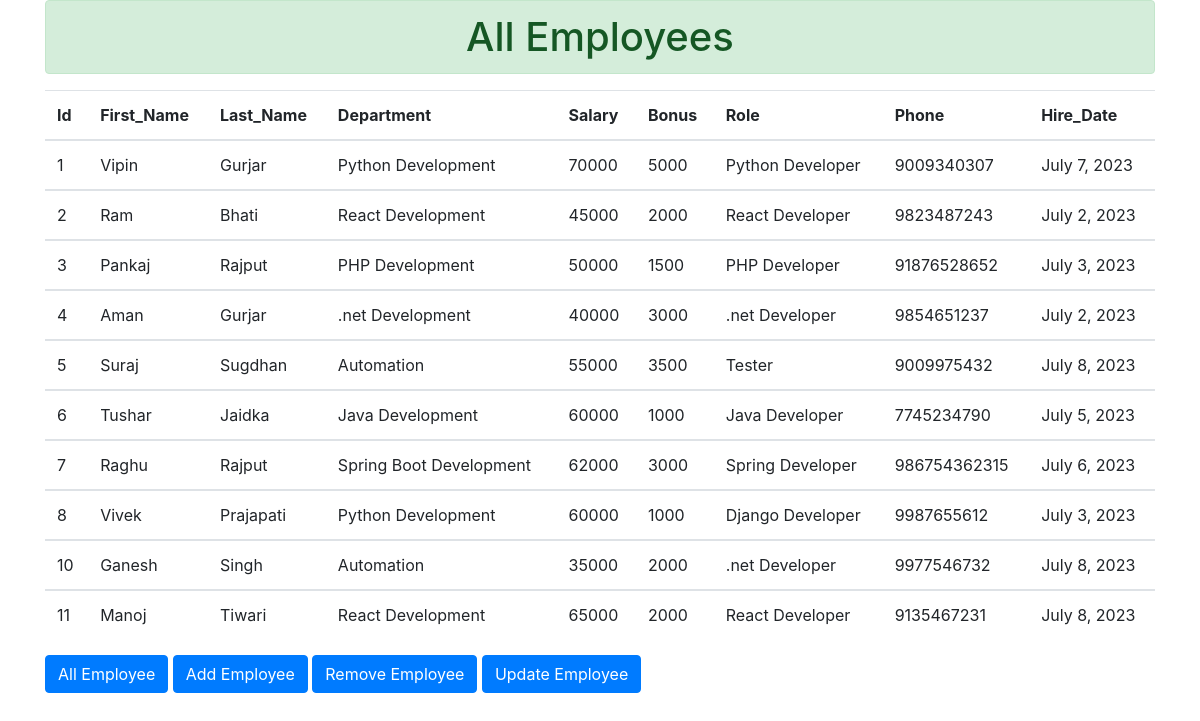
The app's page /all_emp with its own data.
### Employee_Management/emp_app/models.py (models this page shows, shortened)
class Employee(models.Model):
    first_name=models.CharField(max_length=100, null=False)
    last_name=models.CharField(max_length=100)
    dept=models.ForeignKey(Department, on_delete=models.CASCADE)
    salary=models.IntegerField(default=0)
    bonus=models.IntegerField(default=0)
    role=models.ForeignKey(Role, on_delete=models.CASCADE)
    phone=models.IntegerField(default=0)
    hire_date=models.DateField()

class Department(models.Model):
    name=models.CharField(max_length=100, null=False)
    location=models.CharField(max_length=100)
    def __str__(self):
        return self.name

class Role(models.Model):
    name=models.CharField(max_length=100, null=False)
    def __str__(self):
        return self.name

### Employee_Management/emp_app/views.py (the view)
# urls.py: path('all_emp',views.all_emp, name='all_emp'),
def all_emp(requests):
    emps=Employee.objects.all()
    context={
    'emps': emps
    }
    return render(requests,'all_emp.html',context)

### Employee_Management/emp_app/templates/all_emp.html (shortened to what this page needs)
<!doctype html>
<html lang="en">
  <head>
    <link rel="stylesheet" href="https://cdn.jsdelivr.net/npm/bootstrap@4.3.1/dist/css/bootstrap.min.css">
  </head>
  <body>
       <div class="container">
        <h1 class="alert alert-success text-center">All Employees</h1>
            <table class="table table-hover">
  <thead>
    <tr>
      <th scope="col">Id</th>
      <th scope="col">First_Name</th>
      <th scope="col">Last_Name</th>
      <th scope="col">Department</th>
      <th scope="col">Salary</th>
      <th scope="col">Bonus</th>
      <th scope="col">Role</th>
      <th scope="col">Phone</th>
      <th scope="col">Hire_Date</th>
    </tr>
  </thead>
{% for emp in emps %}
<tbody>
   <tr>
      <td>{{emp.id}}</td>
      <td>{{emp.first_name}}</td>
      <td>{{emp.last_name}}</td>
      <td>{{emp.dept}}</td>
      <td>{{emp.salary}}</td>
      <td>{{emp.bonus}}</td>
      <td>{{emp.role}}</td>
      <td>{{emp.phone}}</td>
      <td>{{emp.hire_date}}</td>
     </tr>
 </tbody>
{% endfor %}
</table>
        <a class="btn btn-primary" href="/all_emp" role="button">All Employee</a>
        <a class="btn btn-primary" href="/add_emp" role="button">Add Employee</a>
        <a class="btn btn-primary" href="/remove_emp" role="button">Remove Employee</a>
        <a class="btn btn-primary" href="/update_emp" role="button">Update Employee</a>
    </div>
  </body>
</html>

### records on screen
Employee: id "1", first_name "Vipin", last_name "Gurjar", dept "Python Development", salary "70000", bonus "5000", role "Python Developer", phone "9009340307", hire_date "July 7, 2023"
Employee: id "2", first_name "Ram", last_name "Bhati", dept "React Development", salary "45000", bonus "2000", role "React Developer", phone "9823487243", hire_date "July 2, 2023"
Employee: id "3", first_name "Pankaj", last_name "Rajput", dept "PHP Development", salary "50000", bonus "1500", role "PHP Developer", phone "91876528652", hire_date "July 3, 2023"
Employee: id "4", first_name "Aman", last_name "Gurjar", dept ".net Development", salary "40000", bonus "3000", role ".net Developer", phone "9854651237", hire_date "July 2, 2023"
Employee: id "5", first_name "Suraj", last_name "Sugdhan", dept "Automation", salary "55000", bonus "3500", role "Tester", phone "9009975432", hire_date "July 8, 2023"
Employee: id "6", first_name "Tushar", last_name "Jaidka", dept "Java Development", salary "60000", bonus "1000", role "Java Developer", phone "7745234790", hire_date "July 5, 2023"
Employee: id "7", first_name "Raghu", last_name "Rajput", dept "Spring Boot Development", salary "62000", bonus "3000", role "Spring Developer", phone "986754362315", hire_date "July 6, 2023"
Employee: id "8", first_name "Vivek", last_name "Prajapati", dept "Python Development", salary "60000", bonus "1000", role "Django Developer", phone "9987655612", hire_date "July 3, 2023"
Employee: id "10", first_name "Ganesh", last_name "Singh", dept "Automation", salary "35000", bonus "2000", role ".net Developer", phone "9977546732", hire_date "July 8, 2023"
Employee: id "11", first_name "Manoj", last_name "Tiwari", dept "React Development", salary "65000", bonus "2000", role "React Developer", phone "9135467231", hire_date "July 8, 2023"
